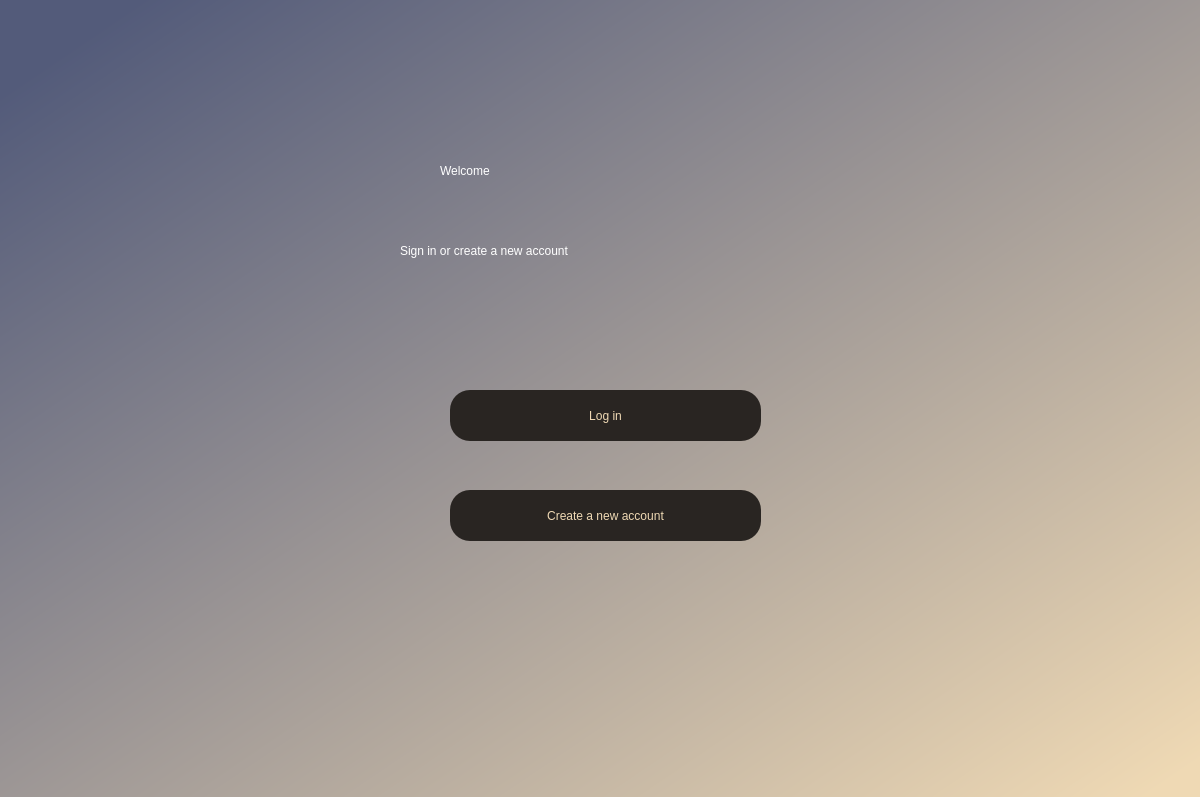
<?xml version="1.0" encoding="UTF-8"?>
<ui version="4.0">
 <class>Dialog</class>
 <widget class="QDialog" name="Dialog">
  <property name="geometry">
   <rect>
    <x>0</x>
    <y>0</y>
    <width>1200</width>
    <height>797</height>
   </rect>
  </property>
  <property name="windowTitle">
   <string>Dialog</string>
  </property>
  <widget class="QWidget" name="bgwidget" native="true">
   <property name="geometry">
    <rect>
     <x>0</x>
     <y>0</y>
     <width>1200</width>
     <height>800</height>
    </rect>
   </property>
   <property name="focusPolicy">
    <enum>Qt::NoFocus</enum>
   </property>
   <property name="layoutDirection">
    <enum>Qt::LeftToRight</enum>
   </property>
   <property name="styleSheet">
    <string notr="true">QWidget#bgwidget{
background-color: qlineargradient(spread:pad, x1:0.0547264, y1:0.063, x2:0.9801, y2:0.966, stop:0 rgba(83, 91, 122, 255), stop:1 rgba(239, 217, 180, 255));}</string>
   </property>
   <widget class="QLabel" name="label">
    <property name="geometry">
     <rect>
      <x>440</x>
      <y>90</y>
      <width>331</width>
      <height>161</height>
     </rect>
    </property>
    <property name="styleSheet">
     <string notr="true">font: 48pt &quot;MS Shell Dlg 2&quot;;
color: rgb(255, 255, 255);</string>
    </property>
    <property name="text">
     <string>Welcome</string>
    </property>
   </widget>
   <widget class="QLabel" name="label_2">
    <property name="geometry">
     <rect>
      <x>400</x>
      <y>210</y>
      <width>491</width>
      <height>81</height>
     </rect>
    </property>
    <property name="styleSheet">
     <string notr="true">font: 18pt &quot;MS Shell Dlg 2&quot;;
color: rgb(255, 255, 255);</string>
    </property>
    <property name="text">
     <string>Sign in or create a new account</string>
    </property>
   </widget>
   <widget class="QPushButton" name="login">
    <property name="enabled">
     <bool>true</bool>
    </property>
    <property name="geometry">
     <rect>
      <x>450</x>
      <y>390</y>
      <width>311</width>
      <height>51</height>
     </rect>
    </property>
    <property name="accessibleName">
     <string/>
    </property>
    <property name="styleSheet">
     <string notr="true">border-radius:20px;
background-color: rgb(41, 37, 34);
font: 14pt &quot;MS Shell Dlg 2&quot;;
color: rgb(239, 217, 180);</string>
    </property>
    <property name="text">
     <string>Log in</string>
    </property>
    <property name="autoExclusive">
     <bool>false</bool>
    </property>
   </widget>
   <widget class="QPushButton" name="signin">
    <property name="geometry">
     <rect>
      <x>450</x>
      <y>490</y>
      <width>311</width>
      <height>51</height>
     </rect>
    </property>
    <property name="styleSheet">
     <string notr="true">border-radius:20px;
background-color: rgb(41, 37, 34);
font: 14pt &quot;MS Shell Dlg 2&quot;;
color: rgb(239, 217, 180);</string>
    </property>
    <property name="text">
     <string>Create a new account</string>
    </property>
   </widget>
  </widget>
 </widget>
 <resources/>
 <connections/>
</ui>
